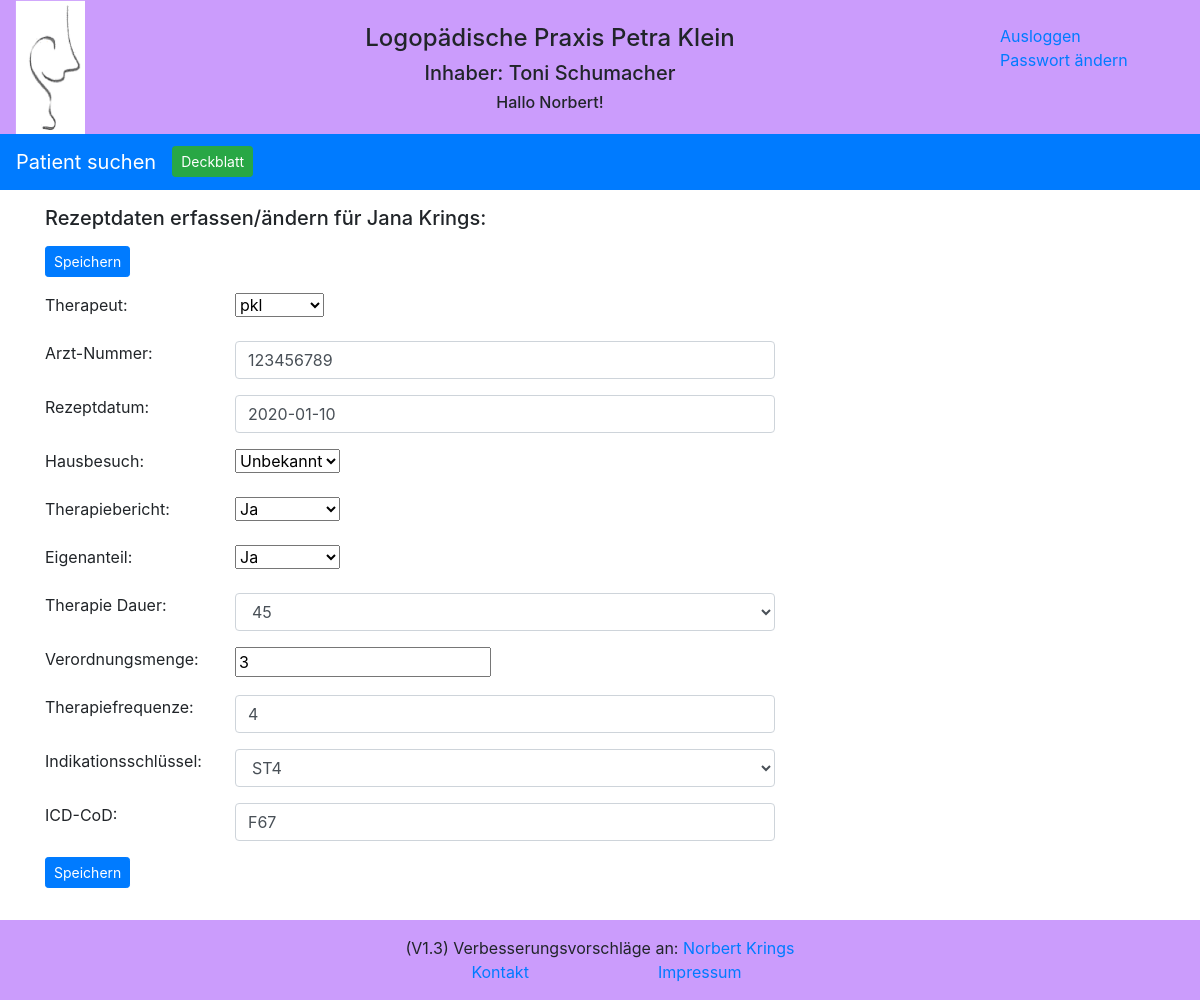
Page /reports/edit/therapy/6/ (signed in) on the earlier database version.
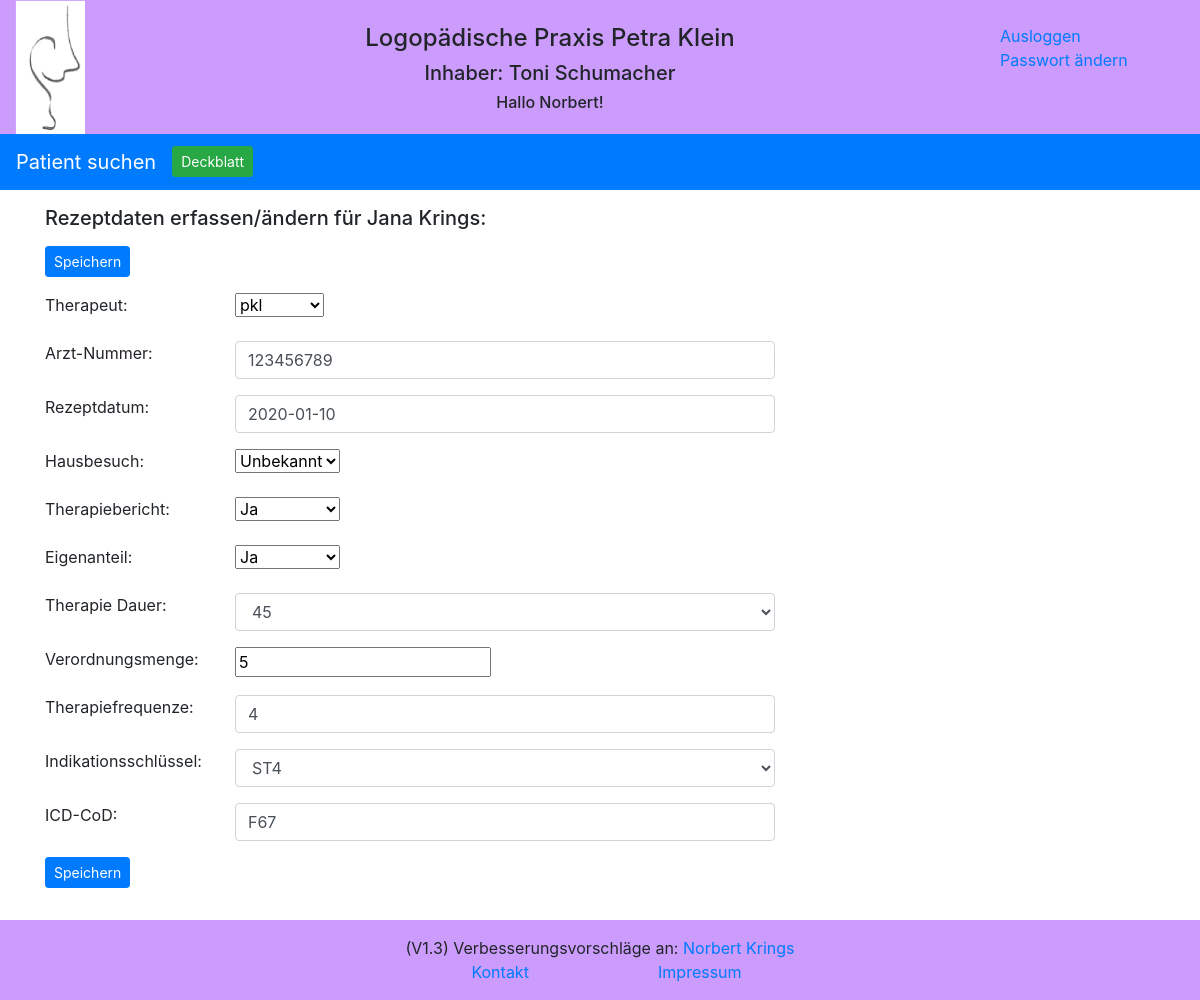
Same page on the later database version.
### reports/models.py (models this page shows, shortened)
class Therapy(models.Model):
    recipe_date = models.DateField(auto_now=False, auto_now_add=False)
    therapy_regulation_amount = models.IntegerField(blank=True, null=True)
    therapy_duration = models.CharField(max_length=10, default='')
    therapy_frequence = models.CharField(max_length=5, default='')
    therapy_rid_of = models.BooleanField(default=False, null=True)
    therapy_report_no_yes = models.BooleanField(default=True, null=True)
    therapy_homevisit_no_yes = models.BooleanField(default=False, null=True)
    therapy_indication_key = models.CharField(max_length=10, default='')
    therapy_icd_cod = models.CharField(max_length=10, default='')
    therapy_doctor = models.ForeignKey(Doctor, on_delete=models.CASCADE, default='')
    patients = models.ForeignKey(Patient, on_delete=models.CASCADE, default='')
    therapists = models.ForeignKey(Therapist, on_delete=models.CASCADE, default='', null=True)

### reports/views.py (the view)
# urls.py: path('edit/therapy/<id>/', views.edit_therapy, name='edit_therapy'),
def edit_therapy(request, id=None):
    request.session.set_expiry(settings.SESSION_EXPIRE_SECONDS)
    item = get_object_or_404(Therapy, id=id)
    form = TherapyForm(request.POST or None, instance=item)
    if form.is_valid():
        form.save()
        logger.info('edit_therapy: Rezept mit der ID:' + str(item.id) + ' geändert')
        return redirect('/reports/therapy/' + str(item.id) + '/')
    logger.info('edit_therapy: Rezeptformular des Patienten mit der ID: ' + str(item.id) + ' zwecks Änderung aufgerufen')
    doctor_value = Doctor.objects.get(id=item.therapy_doctor.id)
    data = {'id': item.id,
              'recipe_date': item.recipe_date,
              'therapy_regulation_amount': item.therapy_regulation_amount,
              'therapy_duration': item.therapy_duration,
              'therapy_frequence': item.therapy_frequence,
              'therapy_rid_of': item.therapy_rid_of,
              'therapy_report_no_yes': item.therapy_report_no_yes ,
              'therapy_indication_key': item.therapy_indication_key ,
              'therapy_icd_cod': item.therapy_icd_cod,
              'therapy_doctor': doctor_value,
              'patients': item.patients,
              'therapists': item.therapists}
    form = TherapyForm(data)
    return render(request, 'reports/therapy_form.html', {'form': form, 'patient': item.patients})

### reports/forms.py (called while the page is built)
    def check_indication(value):
        if value == "n/a":
            raise forms.ValidationError("Bitte Indikationsschlüssel auswählen")

    def clean_therapy_doctor(self):
        data = self.cleaned_data['therapy_doctor']
        if len(data) == 9:
            therapy_doctor_instance = Doctor.objects.filter(doctor_lanr=data)
            if len(therapy_doctor_instance) == 1:
                therapy_doctor = Doctor.objects.get(doctor_lanr=data)
                return therapy_doctor
            else:
                raise forms.ValidationError("Arzt wurde nicht gefunden. Ggf. als neuen Arzt erfassen.")
        return data

### reports/models.py (called while the page is built)
    def __str__(self):
        return self.doctor_lanr

    def __str__(self):
        return self.tp_initial

### reports/templates/reports/therapy_form.html (shortened to what the changed rows need)
{% extends "base.html" %}
{% block extrahead %}
    {% load static %}
    <link rel="stylesheet" href="{% static 'reports/style_e2.css' %}">
{% endblock %}
{% block content %}
<content>
    <form method="POST" enctype="multipart/form-data" action="">
        <div class="container">
            <div class="form-group row">
                <div class="col-sm-6">
                    {{ form.therapists }}
                </div>
            </div>
            <div class="form-group row">
                <div class="col-sm-6">
                    {{ form.therapy_doctor }}
                </div>
            </div>
            <div class="form-group row">
                <div class="col-sm-6">
                    {{ form.recipe_date }}
                </div>
            </div>
            <div class="form-group row">
                <div class="col-sm-6">
                    {{ form.therapy_homevisit_no_yes }}
                </div>
            </div>
            <div class="form-group row">
                <div class="col-sm-6">
                    {{ form.therapy_report_no_yes }}
                </div>
            </div>
            <div class="form-group row">
                <div class="col-sm-6">
                    {{ form.therapy_rid_of }}
                </div>
            </div>
            <div class="form-group row">
                <div class="col-sm-6">
                    {{ form.therapy_duration }}
                </div>
            </div>
            <div class="form-group row">
                <div class="col-sm-6">
                    {{ form.therapy_regulation_amount }}
                </div>
            </div>
            <div class="form-group row">
                <div class="col-sm-6">
                    {{ form.therapy_frequence }}
                </div>
            </div>
            <div class="form-group row">
                <div class="col-sm-6">
                    {{ form.therapy_indication_key }}
                </div>
            </div>
            <div class="form-group row">
                <div class="col-sm-6">
                    {{ form.therapy_icd_cod }}
                </div>
            </div>
        </div>
    </form>
</content>
{% endblock %}

Differences in the rows shown:
changed Therapy "pkl": therapy_regulation_amount "3" → "5"
